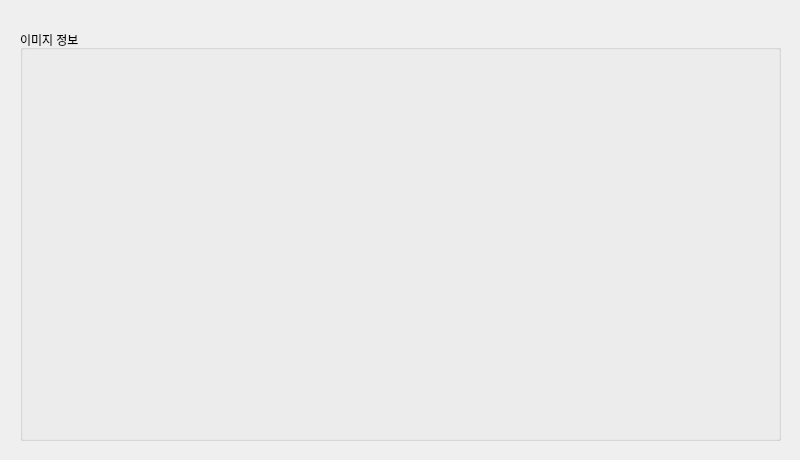
<?xml version="1.0" encoding="UTF-8"?>
<ui version="4.0">
 <class>Form</class>
 <widget class="QWidget" name="Form">
  <property name="geometry">
   <rect>
    <x>0</x>
    <y>0</y>
    <width>800</width>
    <height>460</height>
   </rect>
  </property>
  <property name="windowTitle">
   <string>이미지 정보</string>
  </property>
  <widget class="QGroupBox" name="groupBox">
   <property name="geometry">
    <rect>
     <x>20</x>
     <y>30</y>
     <width>761</width>
     <height>411</height>
    </rect>
   </property>
   <property name="title">
    <string>이미지 정보</string>
   </property>
   <widget class="QLabel" name="label">
    <property name="geometry">
     <rect>
      <x>60</x>
      <y>40</y>
      <width>641</width>
      <height>341</height>
     </rect>
    </property>
    <property name="text">
     <string/>
    </property>
   </widget>
  </widget>
 </widget>
 <resources/>
 <connections/>
</ui>
